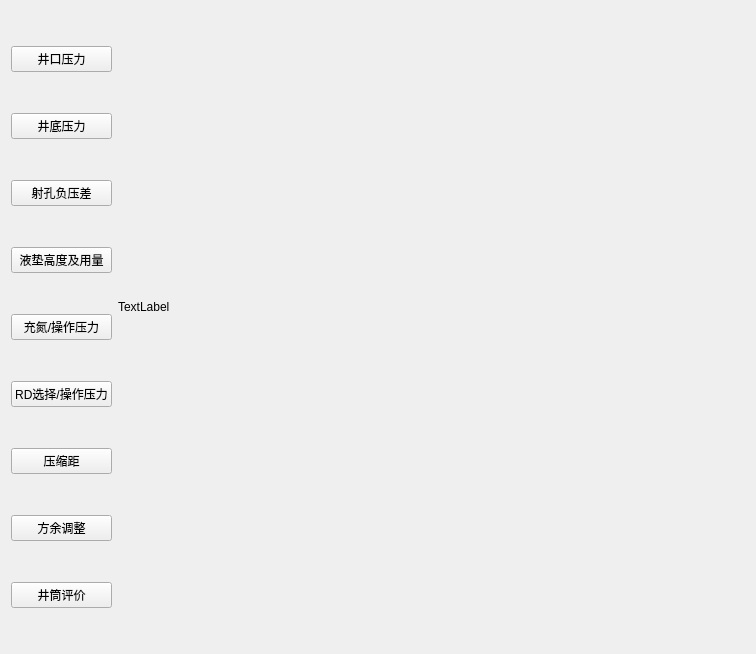
<?xml version="1.0" encoding="UTF-8"?>
<ui version="4.0">
 <class>Firstwidget</class>
 <widget class="QWidget" name="Firstwidget">
  <property name="geometry">
   <rect>
    <x>0</x>
    <y>0</y>
    <width>756</width>
    <height>654</height>
   </rect>
  </property>
  <property name="windowTitle">
   <string>Form</string>
  </property>
  <layout class="QVBoxLayout" name="verticalLayout_5">
   <item>
    <layout class="QHBoxLayout" name="horizontalLayout" stretch="1,10">
     <item>
      <layout class="QVBoxLayout" name="verticalLayout">
       <item>
        <widget class="QPushButton" name="pushButton">
         <property name="text">
          <string>井口压力</string>
         </property>
        </widget>
       </item>
       <item>
        <widget class="QPushButton" name="pushButton_2">
         <property name="text">
          <string>井底压力</string>
         </property>
        </widget>
       </item>
       <item>
        <widget class="QPushButton" name="pushButton_3">
         <property name="text">
          <string>射孔负压差</string>
         </property>
        </widget>
       </item>
       <item>
        <widget class="QPushButton" name="pushButton_4">
         <property name="text">
          <string>液垫高度及用量</string>
         </property>
        </widget>
       </item>
       <item>
        <widget class="QPushButton" name="pushButton_5">
         <property name="text">
          <string>充氮/操作压力</string>
         </property>
        </widget>
       </item>
       <item>
        <widget class="QPushButton" name="pushButton_6">
         <property name="text">
          <string>RD选择/操作压力</string>
         </property>
        </widget>
       </item>
       <item>
        <widget class="QPushButton" name="pushButton_7">
         <property name="text">
          <string>压缩距</string>
         </property>
        </widget>
       </item>
       <item>
        <widget class="QPushButton" name="pushButton_8">
         <property name="text">
          <string>方余调整</string>
         </property>
        </widget>
       </item>
       <item>
        <widget class="QPushButton" name="pushButton_9">
         <property name="text">
          <string>井筒评价</string>
         </property>
        </widget>
       </item>
      </layout>
     </item>
     <item>
      <layout class="QVBoxLayout" name="verticalLayout_4" stretch="1,0,15">
       <item>
        <layout class="QVBoxLayout" name="verticalLayout_2">
         <item>
          <widget class="QLabel" name="label">
           <property name="text">
            <string>TextLabel</string>
           </property>
          </widget>
         </item>
        </layout>
       </item>
       <item>
        <spacer name="verticalSpacer">
         <property name="orientation">
          <enum>Qt::Vertical</enum>
         </property>
         <property name="sizeHint" stdset="0">
          <size>
           <width>20</width>
           <height>40</height>
          </size>
         </property>
        </spacer>
       </item>
       <item>
        <layout class="QVBoxLayout" name="verticalLayout_3"/>
       </item>
      </layout>
     </item>
    </layout>
   </item>
  </layout>
 </widget>
 <resources/>
 <connections/>
</ui>
